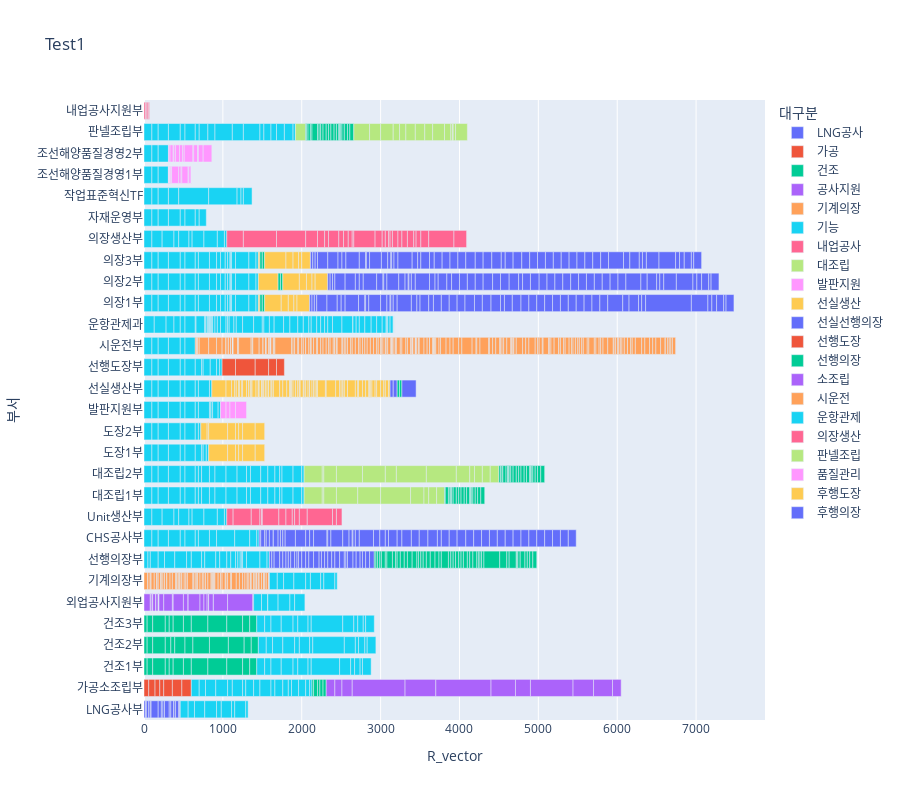

Write notebook code for a chart like this one.
### Code cell
fig = px.bar(gdf, x="R_vector", y="부서", color='대구분', orientation='h',
             hover_data=["대구분", "중구분", "소구분", "위험_id개수"],
             height=800,
             title='Test1')
fig.show()

### Figure 1 — Plotly figure (JSON) as saved in the notebook; plotly's stock layout.template omitted (floating-point values rounded to 4 significant figures; data arrays with more than 128 entries replaced by an {"elided": "..."} marker saying what was removed)
{"data": [{"alignmentgroup": "True", "customdata": [["LNG공사", "MEMB.", "MEMB. 보온", 12], ["LNG공사", "MEMB.", "MEMB. 보온", 1], ["LNG공사", "MEMB.", "MEMB. 보온", 11], ["LNG공사", "MEMB.", "MEMB. 설치", 12], ["LNG공사", "MEMB.", "MEMB. 설치", 8], ["LNG공사", "MEMB.", "MEMB. 설치", 44], ["LNG공사", "MEMB.", "MEMB. 의장설치", 12], ["LNG공사", "MEMB.", "MEMB. 의장설치", 25], ["LNG공사", "MEMB.", "MEMB. 의장설치", 17], ["LNG공사", "MEMB.", "MEMB. 의장설치", 38], ["LNG공사", "MEMB.", "MEMB. 의장설치", 8], ["LNG공사", "MEMB.", "MEMB. 의장설치", 28], ["LNG공사", "MEMB.", "MEMB. 테스트", 0], ["LNG공사", "Truss", "Truss 설치", 7], ["LNG공사", "Truss", "Truss 설치", 22], ["LNG공사", "Truss", "Truss 설치", 33], ["LNG공사", "Truss", "Truss 설치", 7]], "hovertemplate": "대구분=%{customdata[0]}<br>R_vector=%{x}<br>부서=%{y}<br>중구분=%{customdata[1]}<br>소구분=%{customdata[2]}<br>위험_id개수=%{customdata[3]}<extra></extra>", "legendgroup": "LNG공사", "marker": {"color": "#636efa"}, "name": "LNG공사", "offsetgroup": "LNG공사", "orientation": "h", "showlegend": true, "textposition": "auto", "type": "bar", "x": [20, 10, 30, 20, 10, 90, 40, 20, 20, 60, 20, 40, 0, 20, 40, 10, 10], "xaxis": "x", "y": ["LNG공사부", "LNG공사부", "LNG공사부", "LNG공사부", "LNG공사부", "LNG공사부", "LNG공사부", "LNG공사부", "LNG공사부", "LNG공사부", "LNG공사부", "LNG공사부", "LNG공사부", "LNG공사부", "LNG공사부", "LNG공사부", "LNG공사부"], "yaxis": "y"}, {"alignmentgroup": "True", "customdata": [["가공", "가공/제작", "기계가공", 22], ["가공", "선각", "부재선별", 29], ["가공", "선각", "성형", 9], ["가공", "선각", "적치/전처리", 30], ["가공", "선각", "적치/전처리", 68], ["가공", "선각", "절단", 126], ["가공", "선각", "절단", 97]], "hovertemplate": "대구분=%{customdata[0]}<br>R_vector=%{x}<br>부서=%{y}<br>중구분=%{customdata[1]}<br>소구분=%{customdata[2]}<br>위험_id개수=%{customdata[3]}<extra></extra>", "legendgroup": "가공", "marker": {"color": "#EF553B"}, "name": "가공", "offsetgroup": "가공", "orientation": "h", "showlegend": true, "textposition": "auto", "type": "bar", "x": [60, 80, 60, 50, 110, 120, 120], "xaxis": "x", "y": ["가공소조립부", "가공소조립부", "가공소조립부", "가공소조립부", "가공소조립부", "가공소조립부", "가공소조립부"], "yaxis": "y"}, {"alignmentgroup": "True", "customdata": {"elided": "36x4 mixed values"}, "hovertemplate": "대구분=%{customdata[0]}<br>R_vector=%{x}<br>부서=%{y}<br>중구분=%{customdata[1]}<br>소구분=%{customdata[2]}<br>위험_id개수=%{customdata[3]}<extra></extra>", "legendgroup": "건조", "marker": {"color": "#00cc96"}, "name": "건조", "offsetgroup": "건조", "orientation": "h", "showlegend": true, "textposition": "auto", "type": "bar", "x": [40, 40, 40, 70, 160, 70, 160, 70, 160, 50, 50, 130, 100, 70, 50, 130, 100, 50, 50, 130, 100, 210, 240, 200, 210, 240, 200, 210, 240, 200, 90, 90, 90, 90, 90, 90], "xaxis": "x", "y": ["건조1부", "건조2부", "건조3부", "건조1부", "건조1부", "건조2부", "건조2부", "건조3부", "건조3부", "건조1부", "건조1부", "건조1부", "건조1부", "건조2부", "건조2부", "건조2부", "건조2부", "건조3부", "건조3부", "건조3부", "건조3부", "건조1부", "건조1부", "건조1부", "건조2부", "건조2부", "건조2부", "건조3부", "건조3부", "건조3부", "건조1부", "건조1부", "건조2부", "건조2부", "건조3부", "건조3부"], "yaxis": "y"}, {"alignmentgroup": "True", "customdata": [["공사지원", "지원", "고소차", 56], ["공사지원", "지원", "고소차", 20], ["공사지원", "지원", "고소차", 28], ["공사지원", "지원", "고소차", 25], ["공사지원", "지원", "고소차", 12], ["공사지원", "지원", "고소차", 56], ["공사지원", "지원", "고소차", 0], ["공사지원", "지원", "고소차", 27], ["공사지원", "지원", "고소차", 0], ["공사지원", "지원", "고소차", 0], ["공사지원", "지원", "고소차", 0], ["공사지원", "지원", "고소차", 0], ["공사지원", "지원", "고소차", 111], ["공사지원", "지원", "고소차", 135], ["공사지원", "지원", "고소차", 3], ["공사지원", "지원", "블록입출고", 26], ["공사지원", "지원", "유틸리티", 28], ["공사지원", "지원", "유틸리티", 0], ["공사지원", "지원", "유틸리티", 104], ["공사지원", "지원", "유틸리티", 52], ["공사지원", "지원", "유틸리티", 4], ["공사지원", "지원", "유틸리티", 64], ["공사지원", "지원", "유틸리티", 0], ["공사지원", "지원", "유틸리티", 0], ["공사지원", "지원", "유틸리티", 22], ["공사지원", "지원", "유틸리티", 0], ["공사지원", "지원", "유틸리티", 438], ["공사지원", "지원", "유틸리티", 188], ["공사지원", "지원", "유틸리티", 32]], "hovertemplate": "대구분=%{customdata[0]}<br>R_vector=%{x}<br>부서=%{y}<br>중구분=%{customdata[1]}<br>소구분=%{customdata[2]}<br>위험_id개수=%{customdata[3]}<extra></extra>", "legendgroup": "공사지원", "marker": {"color": "#ab63fa"}, "name": "공사지원", "offsetgroup": "공사지원", "orientation": "h", "showlegend": true, "textposition": "auto", "type": "bar", "x": [80, 10, 20, 0, 0, 40, 0, 30, 10, 0, 0, 0, 60, 110, 10, 130, 60, 0, 150, 50, 40, 20, 0, 0, 60, 0, 180, 320, 10], "xaxis": "x", "y": ["외업공사지원부", "외업공사지원부", "외업공사지원부", "외업공사지원부", "외업공사지원부", "외업공사지원부", "외업공사지원부", "외업공사지원부", "외업공사지원부", "외업공사지원부", "외업공사지원부", "외업공사지원부", "외업공사지원부", "외업공사지원부", "외업공사지원부", "외업공사지원부", "외업공사지원부", "외업공사지원부", "외업공사지원부", "외업공사지원부", "외업공사지원부", "외업공사지원부", "외업공사지원부", "외업공사지원부", "외업공사지원부", "외업공사지원부", "외업공사지원부", "외업공사지원부", "외업공사지원부"], "yaxis": "y"}, {"alignmentgroup": "True", "customdata": {"elided": "82x4 mixed values"}, "hovertemplate": "대구분=%{customdata[0]}<br>R_vector=%{x}<br>부서=%{y}<br>중구분=%{customdata[1]}<br>소구분=%{customdata[2]}<br>위험_id개수=%{customdata[3]}<extra></extra>", "legendgroup": "기계의장", "marker": {"color": "#FFA15A"}, "name": "기계의장", "offsetgroup": "기계의장", "orientation": "h", "showlegend": true, "textposition": "auto", "type": "bar", "x": [50, 0, 30, 0, 10, 40, 30, 0, 20, 0, 30, 10, 20, 20, 30, 0, 40, 30, 40, 20, 0, 0, 20, 10, 0, 20, 10, 30, 20, 20, 0, 70, 10, 20, 20, 10, 30, 30, 20, 20, 30, 40, 10, 10, 10, 10, 10, 40, 30, 20, 40, 10, 20, 40, 10, 60, 40, 40, 30, 30, 0, 20, 20, 0, 10, 30, 20, 0, 20, 0, 20, 10, 30, 30, 0, 10, 20, 30, 0, 0, 10, 0], "xaxis": "x", "y": ["기계의장부", "기계의장부", "기계의장부", "기계의장부", "기계의장부", "기계의장부", "기계의장부", "기계의장부", "기계의장부", "기계의장부", "기계의장부", "기계의장부", "기계의장부", "기계의장부", "기계의장부", "기계의장부", "기계의장부", "기계의장부", "기계의장부", "기계의장부", "기계의장부", "기계의장부", "기계의장부", "기계의장부", "기계의장부", "기계의장부", "기계의장부", "기계의장부", "기계의장부", "기계의장부", "기계의장부", "기계의장부", "기계의장부", "기계의장부", "기계의장부", "기계의장부", "기계의장부", "기계의장부", "기계의장부", "기계의장부", "기계의장부", "기계의장부", "기계의장부", "기계의장부", "기계의장부", "기계의장부", "기계의장부", "기계의장부", "기계의장부", "기계의장부", "기계의장부", "기계의장부", "기계의장부", "기계의장부", "기계의장부", "기계의장부", "기계의장부", "기계의장부", "기계의장부", "기계의장부", "기계의장부", "기계의장부", "기계의장부", "기계의장부", "기계의장부", "기계의장부", "기계의장부", "기계의장부", "기계의장부", "기계의장부", "기계의장부", "기계의장부", "기계의장부", "기계의장부", "기계의장부", "기계의장부", "기계의장부", "기계의장부", "기계의장부", "기계의장부", "기계의장부", "기계의장부"], "yaxis": "y"}, {"alignmentgroup": "True", "customdata": {"elided": "343x4 mixed values"}, "hovertemplate": "대구분=%{customdata[0]}<br>R_vector=%{x}<br>부서=%{y}<br>중구분=%{customdata[1]}<br>소구분=%{customdata[2]}<br>위험_id개수=%{customdata[3]}<extra></extra>", "legendgroup": "기능", "marker": {"color": "#19d3f3"}, "name": "기능", "offsetgroup": "기능", "orientation": "h", "showlegend": true, "textposition": "auto", "type": "bar", "x": {"elided": "343 int values"}, "xaxis": "x", "y": {"elided": "343 str values"}, "yaxis": "y"}, {"alignmentgroup": "True", "customdata": [["내업공사", "내업공사", "내업공사", 20], ["내업공사", "내업공사", "내업공사", 20], ["내업공사", "내업공사", "내업공사", 0], ["내업공사", "내업공사", "내업공사", 39], ["내업공사", "내업공사", "내업공사", 22]], "hovertemplate": "대구분=%{customdata[0]}<br>R_vector=%{x}<br>부서=%{y}<br>중구분=%{customdata[1]}<br>소구분=%{customdata[2]}<br>위험_id개수=%{customdata[3]}<extra></extra>", "legendgroup": "내업공사", "marker": {"color": "#FF6692"}, "name": "내업공사", "offsetgroup": "내업공사", "orientation": "h", "showlegend": true, "textposition": "auto", "type": "bar", "x": [20, 20, 0, 20, 10], "xaxis": "x", "y": ["내업공사지원부", "내업공사지원부", "내업공사지원부", "내업공사지원부", "내업공사지원부"], "yaxis": "y"}, {"alignmentgroup": "True", "customdata": [["대조립", "선PE", "취부/용접", 123], ["대조립", "선PE", "취부/용접", 123], ["대조립", "선각", "곡성형", 2], ["대조립", "선각", "곡성형", 62], ["대조립", "선각", "곡성형", 2], ["대조립", "선각", "곡성형", 62], ["대조립", "선각", "곡중조", 377], ["대조립", "선각", "곡중조", 393], ["대조립", "선각", "곡중조", 410], ["대조립", "선각", "곡중조", 393], ["대조립", "선각", "취부/용접", 424], ["대조립", "선각", "취부/용접", 77], ["대조립", "선각", "취부/용접", 424], ["대조립", "선각", "취부/용접", 424], ["대조립", "선각", "턴오버", 91], ["대조립", "선각", "턴오버", 91], ["대조립", "선각", "턴오버", 88], ["대조립", "선각", "판계", 88], ["대조립", "선각", "판계", 90], ["대조립", "선각", "판계", 88], ["대조립", "선각", "판계", 90], ["대조립", "선각", "평중조", 256], ["대조립", "선각", "평중조", 256], ["대조립", "선각", "평중조", 199]], "hovertemplate": "대구분=%{customdata[0]}<br>R_vector=%{x}<br>부서=%{y}<br>중구분=%{customdata[1]}<br>소구분=%{customdata[2]}<br>위험_id개수=%{customdata[3]}<extra></extra>", "legendgroup": "대조립", "marker": {"color": "#B6E880"}, "name": "대조립", "offsetgroup": "대조립", "orientation": "h", "showlegend": true, "textposition": "auto", "type": "bar", "x": [230, 230, 20, 160, 20, 160, 270, 290, 330, 290, 380, 140, 380, 380, 170, 170, 130, 60, 100, 60, 100, 100, 100, 110], "xaxis": "x", "y": ["대조립1부", "대조립2부", "대조립1부", "대조립1부", "대조립2부", "대조립2부", "대조립1부", "대조립1부", "대조립2부", "대조립2부", "대조립1부", "대조립2부", "대조립2부", "대조립2부", "대조립1부", "대조립2부", "판넬조립부", "대조립1부", "대조립1부", "대조립2부", "대조립2부", "대조립1부", "대조립2부", "대조립2부"], "yaxis": "y"}, {"alignmentgroup": "True", "customdata": [["발판지원", "지원", "발판설치/철거", 134], ["발판지원", "지원", "발판설치/철거", 94], ["발판지원", "지원", "발판설치/철거", 38], ["발판지원", "지원", "발판설치/철거", 127]], "hovertemplate": "대구분=%{customdata[0]}<br>R_vector=%{x}<br>부서=%{y}<br>중구분=%{customdata[1]}<br>소구분=%{customdata[2]}<br>위험_id개수=%{customdata[3]}<extra></extra>", "legendgroup": "발판지원", "marker": {"color": "#FF97FF"}, "name": "발판지원", "offsetgroup": "발판지원", "orientation": "h", "showlegend": true, "textposition": "auto", "type": "bar", "x": [70, 50, 70, 140], "xaxis": "x", "y": ["발판지원부", "발판지원부", "발판지원부", "발판지원부"], "yaxis": "y"}, {"alignmentgroup": "True", "customdata": {"elided": "86x4 mixed values"}, "hovertemplate": "대구분=%{customdata[0]}<br>R_vector=%{x}<br>부서=%{y}<br>중구분=%{customdata[1]}<br>소구분=%{customdata[2]}<br>위험_id개수=%{customdata[3]}<extra></extra>", "legendgroup": "선실생산", "marker": {"color": "#FECB52"}, "name": "선실생산", "offsetgroup": "선실생산", "orientation": "h", "showlegend": true, "textposition": "auto", "type": "bar", "x": [180, 70, 40, 20, 30, 10, 30, 10, 50, 30, 0, 20, 20, 0, 50, 30, 0, 10, 30, 0, 20, 0, 10, 20, 20, 20, 0, 30, 10, 20, 0, 80, 40, 50, 40, 0, 10, 0, 10, 20, 30, 30, 20, 10, 40, 10, 20, 30, 20, 0, 0, 0, 30, 20, 20, 20, 10, 100, 10, 120, 50, 20, 20, 20, 0, 40, 0, 100, 30, 10, 20, 250, 20, 50, 40, 40, 10, 10, 20, 40, 20, 50, 40, 20, 40, 20], "xaxis": "x", "y": ["선실생산부", "선실생산부", "선실생산부", "선실생산부", "선실생산부", "선실생산부", "선실생산부", "선실생산부", "선실생산부", "선실생산부", "선실생산부", "선실생산부", "선실생산부", "선실생산부", "선실생산부", "선실생산부", "선실생산부", "선실생산부", "선실생산부", "선실생산부", "선실생산부", "선실생산부", "선실생산부", "선실생산부", "선실생산부", "선실생산부", "선실생산부", "선실생산부", "선실생산부", "선실생산부", "선실생산부", "선실생산부", "선실생산부", "선실생산부", "선실생산부", "선실생산부", "선실생산부", "선실생산부", "선실생산부", "선실생산부", "선실생산부", "선실생산부", "선실생산부", "선실생산부", "선실생산부", "선실생산부", "선실생산부", "선실생산부", "선실생산부", "선실생산부", "선실생산부", "선실생산부", "선실생산부", "선실생산부", "선실생산부", "선실생산부", "선실생산부", "선실생산부", "선실생산부", "선실생산부", "선실생산부", "선실생산부", "선실생산부", "선실생산부", "선실생산부", "선실생산부", "선실생산부", "선실생산부", "선실생산부", "선실생산부", "의장1부", "의장2부", "의장3부", "선실생산부", "선실생산부", "선실생산부", "선실생산부", "선실생산부", "선실생산부", "선실생산부", "선실생산부", "선실생산부", "선실생산부", "선실생산부", "선실생산부", "선실생산부"], "yaxis": "y"}, {"alignmentgroup": "True", "customdata": {"elided": "33x4 mixed values"}, "hovertemplate": "대구분=%{customdata[0]}<br>R_vector=%{x}<br>부서=%{y}<br>중구분=%{customdata[1]}<br>소구분=%{customdata[2]}<br>위험_id개수=%{customdata[3]}<extra></extra>", "legendgroup": "선실선행의장", "marker": {"color": "#636efa"}, "name": "선실선행의장", "offsetgroup": "선실선행의장", "orientation": "h", "showlegend": true, "textposition": "auto", "type": "bar", "x": [30, 30, 70, 40, 40, 30, 30, 50, 30, 20, 40, 50, 40, 60, 70, 30, 40, 40, 50, 40, 60, 60, 20, 20, 70, 40, 50, 40, 50, 30, 40, 50, 60], "xaxis": "x", "y": ["선행의장부", "선행의장부", "선행의장부", "선행의장부", "선행의장부", "선행의장부", "선행의장부", "선행의장부", "선행의장부", "선행의장부", "선행의장부", "선행의장부", "선행의장부", "선행의장부", "선행의장부", "선행의장부", "선행의장부", "선행의장부", "선행의장부", "선행의장부", "선행의장부", "선행의장부", "선행의장부", "선행의장부", "선행의장부", "선행의장부", "선행의장부", "선실생산부", "선실생산부", "선행의장부", "선행의장부", "선행의장부", "선행의장부"], "yaxis": "y"}, {"alignmentgroup": "True", "customdata": [["선행도장", "도장", "도장", 95], ["선행도장", "도장", "도장", 281], ["선행도장", "도장", "소지", 247], ["선행도장", "도장", "소지", 205], ["선행도장", "도장", "소지", 190]], "hovertemplate": "대구분=%{customdata[0]}<br>R_vector=%{x}<br>부서=%{y}<br>중구분=%{customdata[1]}<br>소구분=%{customdata[2]}<br>위험_id개수=%{customdata[3]}<extra></extra>", "legendgroup": "선행도장", "marker": {"color": "#EF553B"}, "name": "선행도장", "offsetgroup": "선행도장", "orientation": "h", "showlegend": true, "textposition": "auto", "type": "bar", "x": [170, 250, 170, 100, 100], "xaxis": "x", "y": ["선행도장부", "선행도장부", "선행도장부", "선행도장부", "선행도장부"], "yaxis": "y"}, {"alignmentgroup": "True", "customdata": {"elided": "124x4 mixed values"}, "hovertemplate": "대구분=%{customdata[0]}<br>R_vector=%{x}<br>부서=%{y}<br>중구분=%{customdata[1]}<br>소구분=%{customdata[2]}<br>위험_id개수=%{customdata[3]}<extra></extra>", "legendgroup": "선행의장", "marker": {"color": "#00cc96"}, "name": "선행의장", "offsetgroup": "선행의장", "orientation": "h", "showlegend": true, "textposition": "auto", "type": "bar", "x": [20, 10, 40, 20, 10, 10, 20, 20, 10, 40, 20, 10, 10, 20, 20, 30, 20, 50, 20, 70, 40, 10, 20, 30, 20, 70, 20, 50, 30, 40, 20, 40, 30, 30, 40, 30, 40, 20, 30, 40, 30, 30, 40, 30, 40, 20, 40, 50, 40, 60, 60, 20, 30, 30, 40, 50, 60, 50, 30, 90, 30, 30, 30, 40, 30, 30, 50, 30, 40, 50, 20, 30, 40, 30, 30, 40, 30, 30, 20, 20, 20, 30, 200, 90, 10, 10, 10, 10, 30, 90, 10, 10, 10, 10, 40, 20, 30, 30, 40, 50, 20, 30, 30, 40, 50, 30, 30, 30, 60, 30, 30, 40, 50, 30, 30, 30, 30, 30, 30, 20, 30, 40, 30, 50], "xaxis": "x", "y": ["가공소조립부", "대조립1부", "대조립1부", "대조립1부", "대조립1부", "대조립1부", "대조립2부", "대조립2부", "대조립2부", "대조립2부", "대조립2부", "대조립2부", "대조립2부", "선행의장부", "선행의장부", "선행의장부", "선행의장부", "선행의장부", "선행의장부", "선행의장부", "선행의장부", "판넬조립부", "판넬조립부", "판넬조립부", "판넬조립부", "판넬조립부", "판넬조립부", "가공소조립부", "가공소조립부", "가공소조립부", "대조립1부", "대조립1부", "대조립1부", "대조립1부", "대조립1부", "대조립1부", "대조립1부", "대조립2부", "대조립2부", "대조립2부", "대조립2부", "대조립2부", "대조립2부", "대조립2부", "대조립2부", "선행의장부", "선행의장부", "선행의장부", "선행의장부", "선행의장부", "선행의장부", "선행의장부", "선행의장부", "선행의장부", "선행의장부", "선행의장부", "선행의장부", "선행의장부", "선행의장부", "선행의장부", "선행의장부", "선행의장부", "선행의장부", "선행의장부", "선행의장부", "선행의장부", "선행의장부", "선행의장부", "선행의장부", "선행의장부", "판넬조립부", "판넬조립부", "판넬조립부", "판넬조립부", "판넬조립부", "판넬조립부", "판넬조립부", "판넬조립부", "선행의장부", "선행의장부", "선행의장부", "선행의장부", "선행의장부", "선행의장부", "대조립1부", "대조립1부", "대조립2부", "대조립2부", "선행의장부", "선행의장부", "선행의장부", "선행의장부", "판넬조립부", "판넬조립부", "가공소조립부", "대조립1부", "대조립1부", "대조립1부", "대조립1부", "대조립1부", "대조립2부", "대조립2부", "대조립2부", "대조립2부", "대조립2부", "선실생산부", "선실생산부", "선행의장부", "선행의장부", "선행의장부", "선행의장부", "선행의장부", "선행의장부", "의장1부", "의장1부", "의장2부", "의장2부", "의장3부", "의장3부", "판넬조립부", "판넬조립부", "판넬조립부", "판넬조립부", "판넬조립부"], "yaxis": "y"}, {"alignmentgroup": "True", "customdata": [["소조립", "선각", "취부/용접", 90], ["소조립", "선각", "취부/용접", 81], ["소조립", "선각", "취부/용접", 121], ["소조립", "선각", "취부/용접", 410], ["소조립", "선각", "취부/용접", 302], ["소조립", "선각", "취부/용접", 457], ["소조립", "선각", "취부/용접", 228], ["소조립", "선각", "취부/용접", 149], ["소조립", "선각", "취부/용접", 415], ["소조립", "선각", "취부/용접", 205], ["소조립", "선실", "취부/용접", 172], ["소조립", "선실", "취부/용접", 74]], "hovertemplate": "대구분=%{customdata[0]}<br>R_vector=%{x}<br>부서=%{y}<br>중구분=%{customdata[1]}<br>소구분=%{customdata[2]}<br>위험_id개수=%{customdata[3]}<extra></extra>", "legendgroup": "소조립", "marker": {"color": "#ab63fa"}, "name": "소조립", "offsetgroup": "소조립", "orientation": "h", "showlegend": true, "textposition": "auto", "type": "bar", "x": [110, 90, 130, 670, 390, 700, 310, 190, 540, 260, 240, 110], "xaxis": "x", "y": ["가공소조립부", "가공소조립부", "가공소조립부", "가공소조립부", "가공소조립부", "가공소조립부", "가공소조립부", "가공소조립부", "가공소조립부", "가공소조립부", "가공소조립부", "가공소조립부"], "yaxis": "y"}, {"alignmentgroup": "True", "customdata": {"elided": "217x4 mixed values"}, "hovertemplate": "대구분=%{customdata[0]}<br>R_vector=%{x}<br>부서=%{y}<br>중구분=%{customdata[1]}<br>소구분=%{customdata[2]}<br>위험_id개수=%{customdata[3]}<extra></extra>", "legendgroup": "시운전", "marker": {"color": "#FFA15A"}, "name": "시운전", "offsetgroup": "시운전", "orientation": "h", "showlegend": true, "textposition": "auto", "type": "bar", "x": {"elided": "217 int values"}, "xaxis": "x", "y": {"elided": "217 str values"}, "yaxis": "y"}, {"alignmentgroup": "True", "customdata": {"elided": "57x4 mixed values"}, "hovertemplate": "대구분=%{customdata[0]}<br>R_vector=%{x}<br>부서=%{y}<br>중구분=%{customdata[1]}<br>소구분=%{customdata[2]}<br>위험_id개수=%{customdata[3]}<extra></extra>", "legendgroup": "운항관제", "marker": {"color": "#19d3f3"}, "name": "운항관제", "offsetgroup": "운항관제", "orientation": "h", "showlegend": true, "textposition": "auto", "type": "bar", "x": [10, 110, 10, 20, 10, 10, 10, 10, 10, 10, 10, 30, 30, 40, 70, 20, 20, 60, 30, 80, 140, 110, 20, 70, 60, 120, 80, 100, 70, 70, 30, 70, 50, 50, 40, 60, 120, 140, 0, 40, 40, 70, 80, 70, 70, 50, 10, 10, 30, 40, 10, 0, 0, 10, 0, 0, 0], "xaxis": "x", "y": ["운항관제과", "운항관제과", "운항관제과", "운항관제과", "운항관제과", "운항관제과", "운항관제과", "운항관제과", "운항관제과", "운항관제과", "운항관제과", "운항관제과", "운항관제과", "운항관제과", "운항관제과", "운항관제과", "운항관제과", "운항관제과", "운항관제과", "운항관제과", "운항관제과", "운항관제과", "운항관제과", "운항관제과", "운항관제과", "운항관제과", "운항관제과", "운항관제과", "운항관제과", "운항관제과", "운항관제과", "운항관제과", "운항관제과", "운항관제과", "운항관제과", "운항관제과", "운항관제과", "운항관제과", "운항관제과", "운항관제과", "운항관제과", "운항관제과", "운항관제과", "운항관제과", "운항관제과", "운항관제과", "운항관제과", "운항관제과", "운항관제과", "운항관제과", "운항관제과", "운항관제과", "운항관제과", "운항관제과", "운항관제과", "운항관제과", "운항관제과"], "yaxis": "y"}, {"alignmentgroup": "True", "customdata": {"elided": "40x4 mixed values"}, "hovertemplate": "대구분=%{customdata[0]}<br>R_vector=%{x}<br>부서=%{y}<br>중구분=%{customdata[1]}<br>소구분=%{customdata[2]}<br>위험_id개수=%{customdata[3]}<extra></extra>", "legendgroup": "의장생산", "marker": {"color": "#FF6692"}, "name": "의장생산", "offsetgroup": "의장생산", "orientation": "h", "showlegend": true, "textposition": "auto", "type": "bar", "x": [80, 230, 110, 20, 10, 210, 90, 210, 420, 370, 150, 90, 50, 130, 60, 60, 50, 20, 270, 90, 40, 40, 20, 30, 70, 80, 30, 60, 100, 320, 50, 70, 50, 70, 80, 30, 60, 100, 320, 160], "xaxis": "x", "y": ["Unit생산부", "Unit생산부", "Unit생산부", "Unit생산부", "Unit생산부", "Unit생산부", "Unit생산부", "의장생산부", "의장생산부", "의장생산부", "의장생산부", "의장생산부", "의장생산부", "의장생산부", "의장생산부", "의장생산부", "의장생산부", "의장생산부", "의장생산부", "의장생산부", "의장생산부", "의장생산부", "의장생산부", "의장생산부", "의장생산부", "Unit생산부", "Unit생산부", "Unit생산부", "Unit생산부", "Unit생산부", "Unit생산부", "Unit생산부", "의장생산부", "의장생산부", "의장생산부", "의장생산부", "의장생산부", "의장생산부", "의장생산부", "의장생산부"], "yaxis": "y"}, {"alignmentgroup": "True", "customdata": [["판넬조립", "선PE", "취부/용접", 141], ["판넬조립", "선각", "취부/용접", 82], ["판넬조립", "선각", "취부/용접", 221], ["판넬조립", "선각", "판계", 90], ["판넬조립", "선각", "판계", 90], ["판넬조립", "선각", "판계", 124], ["판넬조립", "선각", "판계", 117], ["판넬조립", "선각", "평중조", 204], ["판넬조립", "선각", "평중조", 235], ["판넬조립", "선실", "취부/용접", 112], ["판넬조립", "선실", "취부/용접", 104], ["판넬조립", "선실", "판계", 25], ["판넬조립", "선실", "판계", 34], ["판넬조립", "선실", "판계", 215]], "hovertemplate": "대구분=%{customdata[0]}<br>R_vector=%{x}<br>부서=%{y}<br>중구분=%{customdata[1]}<br>소구분=%{customdata[2]}<br>위험_id개수=%{customdata[3]}<extra></extra>", "legendgroup": "판넬조립", "marker": {"color": "#B6E880"}, "name": "판넬조립", "offsetgroup": "판넬조립", "orientation": "h", "showlegend": true, "textposition": "auto", "type": "bar", "x": [200, 140, 160, 80, 80, 120, 120, 100, 150, 80, 20, 10, 30, 150], "xaxis": "x", "y": ["판넬조립부", "판넬조립부", "판넬조립부", "판넬조립부", "판넬조립부", "판넬조립부", "판넬조립부", "판넬조립부", "판넬조립부", "판넬조립부", "판넬조립부", "판넬조립부", "판넬조립부", "판넬조립부"], "yaxis": "y"}, {"alignmentgroup": "True", "customdata": [["품질관리", "도장검사", "선행도장검사", 8], ["품질관리", "도장검사", "선행도장검사", 2], ["품질관리", "도장검사", "후행도장검사", 8], ["품질관리", "도장검사", "후행도장검사", 2], ["품질관리", "비파괴", "MT검사", 4], ["품질관리", "비파괴", "PAUT검사", 8], ["품질관리", "비파괴", "PT검사", 4], ["품질관리", "비파괴", "PT검사", 4], ["품질관리", "비파괴", "RT검사", 19], ["품질관리", "비파괴", "RT검사", 18], ["품질관리", "비파괴", "UT검사", 4], ["품질관리", "선체검사", "선체내업검사", 1], ["품질관리", "선체검사", "선체내업검사", 4], ["품질관리", "선체검사", "선체외업검사", 4], ["품질관리", "선체검사", "선체외업검사", 0], ["품질관리", "용접", "용접", 130], ["품질관리", "의장검사", "기계의장검사", 22], ["품질관리", "의장검사", "선실의장검사", 18], ["품질관리", "의장검사", "선행의장검사", 9], ["품질관리", "의장검사", "시운전검사", 24], ["품질관리", "의장검사", "후행의장검사", 21], ["품질관리", "의장검사", "후행의장검사", 15], ["품질관리", "의장검사", "후행의장검사", 0], ["품질관리", "의장검사", "후행의장검사", 7], ["품질관리", "정도", "내업정도", 41], ["품질관리", "정도", "내업정도", 16], ["품질관리", "정도", "내업정도", 8], ["품질관리", "정도", "내업정도", 2], ["품질관리", "정도", "외업정도", 32], ["품질관리", "정도", "의장정도", 22]], "hovertemplate": "대구분=%{customdata[0]}<br>R_vector=%{x}<br>부서=%{y}<br>중구분=%{customdata[1]}<br>소구분=%{customdata[2]}<br>위험_id개수=%{customdata[3]}<extra></extra>", "legendgroup": "품질관리", "marker": {"color": "#FF97FF"}, "name": "품질관리", "offsetgroup": "품질관리", "orientation": "h", "showlegend": true, "textposition": "auto", "type": "bar", "x": [0, 10, 0, 10, 20, 40, 10, 20, 50, 40, 20, 0, 10, 10, 0, 110, 90, 30, 10, 80, 10, 30, 0, 0, 10, 50, 0, 10, 60, 110], "xaxis": "x", "y": ["조선해양품질경영1부", "조선해양품질경영1부", "조선해양품질경영1부", "조선해양품질경영1부", "조선해양품질경영2부", "조선해양품질경영2부", "조선해양품질경영2부", "조선해양품질경영2부", "조선해양품질경영2부", "조선해양품질경영2부", "조선해양품질경영2부", "조선해양품질경영1부", "조선해양품질경영1부", "조선해양품질경영1부", "조선해양품질경영1부", "조선해양품질경영2부", "조선해양품질경영1부", "조선해양품질경영1부", "조선해양품질경영1부", "조선해양품질경영1부", "조선해양품질경영1부", "조선해양품질경영1부", "조선해양품질경영1부", "조선해양품질경영1부", "조선해양품질경영2부", "조선해양품질경영2부", "조선해양품질경영2부", "조선해양품질경영2부", "조선해양품질경영2부", "조선해양품질경영2부"], "yaxis": "y"}, {"alignmentgroup": "True", "customdata": [["후행도장", "도장", "도장", 162], ["후행도장", "도장", "도장", 58], ["후행도장", "도장", "도장", 62], ["후행도장", "도장", "도장", 84], ["후행도장", "도장", "도장", 101], ["후행도장", "도장", "도장", 68], ["후행도장", "도장", "도장", 162], ["후행도장", "도장", "도장", 58], ["후행도장", "도장", "도장", 62], ["후행도장", "도장", "도장", 84], ["후행도장", "도장", "도장", 119], ["후행도장", "도장", "도장", 44], ["후행도장", "도장", "도장", 62], ["후행도장", "도장", "도장", 31], ["후행도장", "도장", "도장", 119], ["후행도장", "도장", "도장", 44], ["후행도장", "도장", "도장", 62], ["후행도장", "도장", "도장", 31], ["후행도장", "도장", "도장", 123], ["후행도장", "도장", "도장", 44], ["후행도장", "도장", "도장", 62], ["후행도장", "도장", "도장", 31], ["후행도장", "도장", "소지", 147], ["후행도장", "도장", "소지", 168], ["후행도장", "도장", "소지", 147], ["후행도장", "도장", "소지", 168], ["후행도장", "도장", "소지", 139], ["후행도장", "도장", "소지", 139], ["후행도장", "도장", "소지", 168]], "hovertemplate": "대구분=%{customdata[0]}<br>R_vector=%{x}<br>부서=%{y}<br>중구분=%{customdata[1]}<br>소구분=%{customdata[2]}<br>위험_id개수=%{customdata[3]}<extra></extra>", "legendgroup": "후행도장", "marker": {"color": "#FECB52"}, "name": "후행도장", "offsetgroup": "후행도장", "orientation": "h", "showlegend": true, "textposition": "auto", "type": "bar", "x": [240, 100, 40, 50, 80, 20, 240, 100, 40, 50, 210, 90, 70, 40, 210, 90, 70, 40, 270, 90, 70, 40, 160, 120, 160, 120, 160, 160, 110], "xaxis": "x", "y": ["도장1부", "도장1부", "도장1부", "도장1부", "도장2부", "도장2부", "도장2부", "도장2부", "도장2부", "도장2부", "의장1부", "의장1부", "의장1부", "의장1부", "의장2부", "의장2부", "의장2부", "의장2부", "의장3부", "의장3부", "의장3부", "의장3부", "도장1부", "도장1부", "도장2부", "도장2부", "의장1부", "의장2부", "의장3부"], "yaxis": "y"}, {"alignmentgroup": "True", "customdata": {"elided": "220x4 mixed values"}, "hovertemplate": "대구분=%{customdata[0]}<br>R_vector=%{x}<br>부서=%{y}<br>중구분=%{customdata[1]}<br>소구분=%{customdata[2]}<br>위험_id개수=%{customdata[3]}<extra></extra>", "legendgroup": "후행의장", "marker": {"color": "#636efa"}, "name": "후행의장", "offsetgroup": "후행의장", "orientation": "h", "showlegend": true, "textposition": "auto", "type": "bar", "x": {"elided": "220 int values"}, "xaxis": "x", "y": {"elided": "220 str values"}, "yaxis": "y"}], "layout": {"barmode": "relative", "height": 800, "legend": {"title": {"text": "대구분"}, "tracegroupgap": 0}, "title": {"text": "Test1"}, "xaxis": {"anchor": "y", "domain": [0, 1], "title": {"text": "R_vector"}}, "yaxis": {"anchor": "x", "domain": [0, 1], "title": {"text": "부서"}}}}
